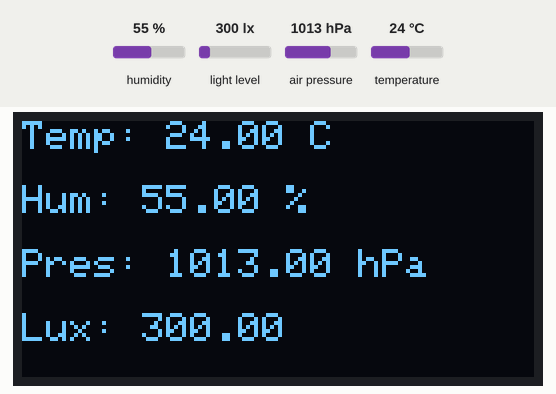
Simulated run of this sketch. Board: Arduino Uno, built with avr-gcc and run on an emulated ATmega328P. Shown: 128×64 one-colour display. The test bench sets the inputs (shaded band); at power-on: humidity 55 %, light level 300 lx, air pressure 1013 hPa, temperature 24 °C. What the sketch prints to the serial monitor is not drawn.

Above: at 2.8 s.
2.9 s: humidity set to 22 %
At 4.7 s:
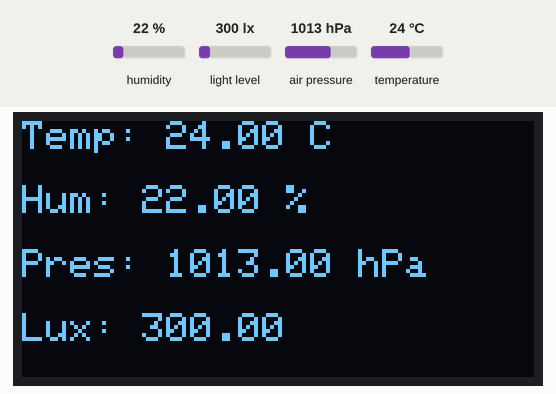
5.6 s: light level set to 40 lx
At 6.5 s:
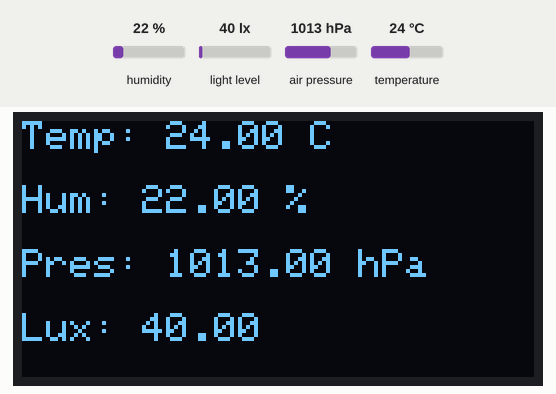
8.3 s: air pressure set to 952 hPa
At 11.2 s:
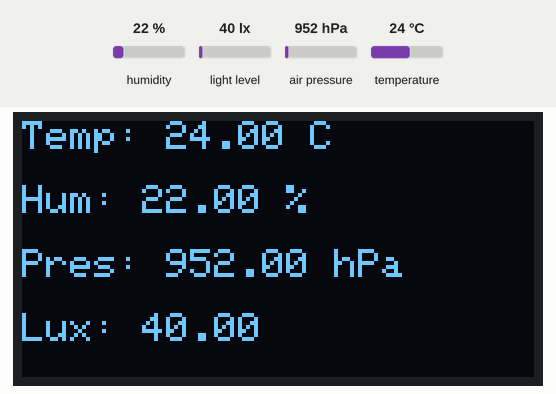
11.7 s: temperature set to 12 °C
At 13.0 s:
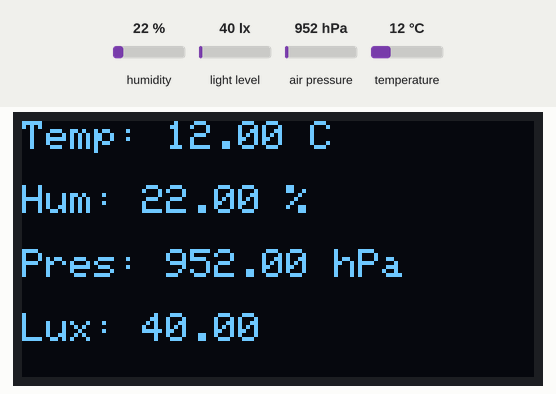
14.4 s: light level set to 1000 lx
At 17.8 s:
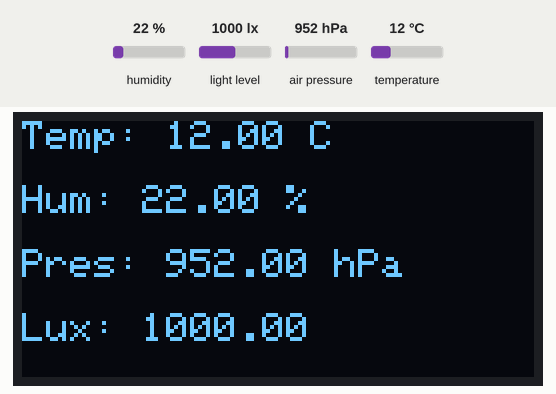
Timing chart, 0 to 18.9 s (numbered marks = the images above; inputs shaded):
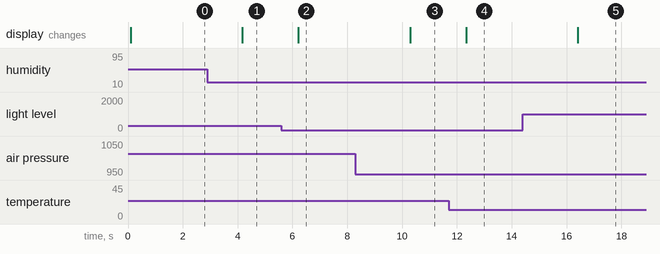

Measured:
- after the input at 2.9 s, the display: changes after 1.3 s (image 1)
- after the input at 5.6 s, the display: changes after 0.62 s (image 2)
- after the input at 8.3 s, the display: changes after 2.0 s (image 3)
- after the input at 11.7 s, the display: changes after 0.64 s (image 4)
- after the input at 14.4 s, the display: changes after 2.0 s (image 5)

The sketch:

H1_combined.ino
```cpp
#include <Wire.h>
#include <Adafruit_GFX.h>
#include <Adafruit_Sensor.h>
#include <Adafruit_BME280.h>
#include <Adafruit_SSD1306.h>
#include <BH1750.h>

#define SCREEN_WIDTH 128
#define SCREEN_HEIGHT 64
#define OLED_RESET -1


Adafruit_BME280 bme;
Adafruit_SSD1306 display(SCREEN_WIDTH, SCREEN_HEIGHT, &Wire, OLED_RESET);
BH1750 lightMeter;

void setup() {
  // put your setup code here, to run:
  Serial.begin(9600);
  while(!Serial);

  Wire.begin();

  if (!bme.begin(0x76)) {
    Serial.println("BME280 not found!");
    while (1);
  }

  if (!lightMeter.begin(BH1750::CONTINUOUS_HIGH_RES_MODE)) {
    Serial.println("BH1750 not found!");
    while (1);
  }

  if (!display.begin(SSD1306_SWITCHCAPVCC, 0x3C)) {
    Serial.println("SSD1306 not found!");
    while (1);
  }

  Serial.println("All three sensors initialized.");
}

void loop() {
  // put your main code here, to run repeatedly:
  float tempC = bme.readTemperature();
  float humidity = bme.readHumidity();
  float pressure = bme.readPressure() / 100.0F;
  float lux = lightMeter.readLightLevel();

  // Print to Serial for your own debugging
  Serial.print("Temp: "); Serial.print(tempC); Serial.print(" C  ");
  Serial.print("Hum: "); Serial.print(humidity); Serial.print(" %  ");
  Serial.print("Pressure: "); Serial.print(pressure); Serial.print(" hPa  ");
  Serial.print("Lux: "); Serial.println(lux);

  // Draw everything into the buffer, then push once
  display.clearDisplay();
  display.setTextSize(1);
  display.setTextColor(SSD1306_WHITE);

  /*display.setCursor(0, 0);
  display.println("Multi-sensor Environmental monitor"); */

  display.setCursor(0, 0);
  display.print("Temp: "); display.print(tempC); display.println(" C");

  display.setCursor(0, 16);
  display.print("Hum: "); display.print(humidity); display.println(" %");

  display.setCursor(0, 32);
  display.print("Pres: "); display.print(pressure); display.println(" hPa");

  display.setCursor(0, 48);
  display.print("Lux: "); display.println(lux);

  display.display();

  delay(2000);
}
```
